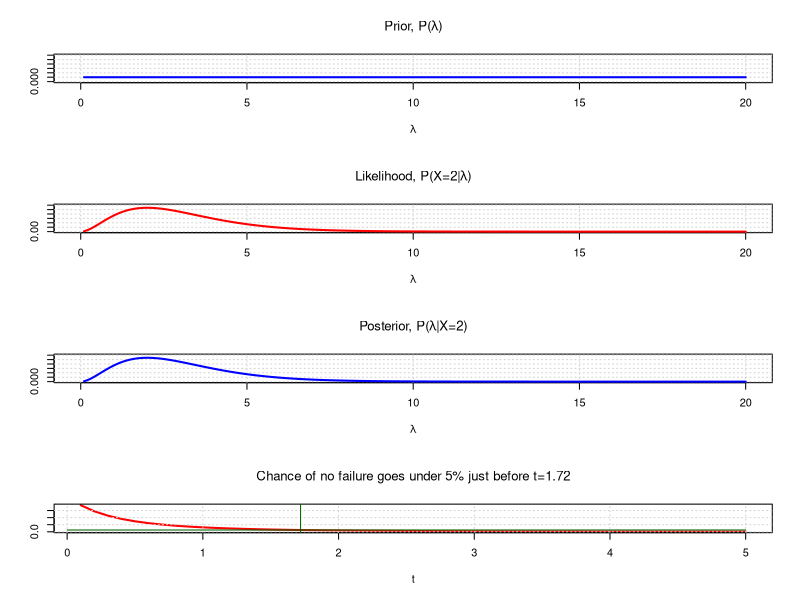

R code for this plot:

poisson = function(x, lambda)
{
	# Only do it this way for very small values of x
	return (  ( exp(-lambda) * (lambda ^ x) ) / factorial(x)  ); 
};

bayes = function(likelihood, prior)
{
	lp = likelihood * prior;
	evidence = sum(lp);
	return( lp/evidence );
};

lambda = seq(0.1, 20, 0.1);
N = length(lambda);

likelihood = poisson(2, lambda);
prior = rep(1/N, times=N);
posterior = bayes(likelihood, prior);

p = function(t)
{
	possibities = exp(-lambda*t);
	return(sum(possibities*posterior));
};

cat( paste('p(1.72)=', p(1.72), '\n'));

#
# Calculation complete, let's graph it
#

#png("c:\\temp\\bayesplot.png", 640, 900, type = "cairo-png", pointsize=16);

par(mfrow=c(4,1)); # four rows and one column of graphs
xlab = expression(lambda);

main = expression(paste("Prior, P(", lambda, ")"));
plot(c(0,20), c(0,0.03), type="n", main=main, xlab=xlab, ylab="");
grid();
lines( lambda, prior, col="blue", lwd=2);

main = expression(paste("Likelihood, P(X=2|", lambda, ")"));
plot(c(0,20), c(0,0.3), type="n", main=main, xlab=xlab, ylab="");
grid();
lines(lambda, likelihood, col="red", lwd=2);

main = expression(paste("Posterior, P(", lambda, "|X=2)"));
plot(c(0,20), c(0,0.03), type="n", main=main, xlab=xlab, ylab="");
grid();
lines(lambda, posterior, col="blue", lwd=2);

T = seq(0.1, 5, 0.1);
pt = c();
for (t in T)
{
	pt = c(pt, p(t));
}

main = expression(paste("Chance of no failure goes under 5% just before t=1.72"));
plot(T, pt, type="l", xlab="t", ylab="", main=main, col="red", lwd=2);
grid();
lines(c(1.72, 1.72), c(-1, 1), col="dark green");
lines(c(0, 5), c(0.05, 0.05), col="dark green");

#dev.off();
